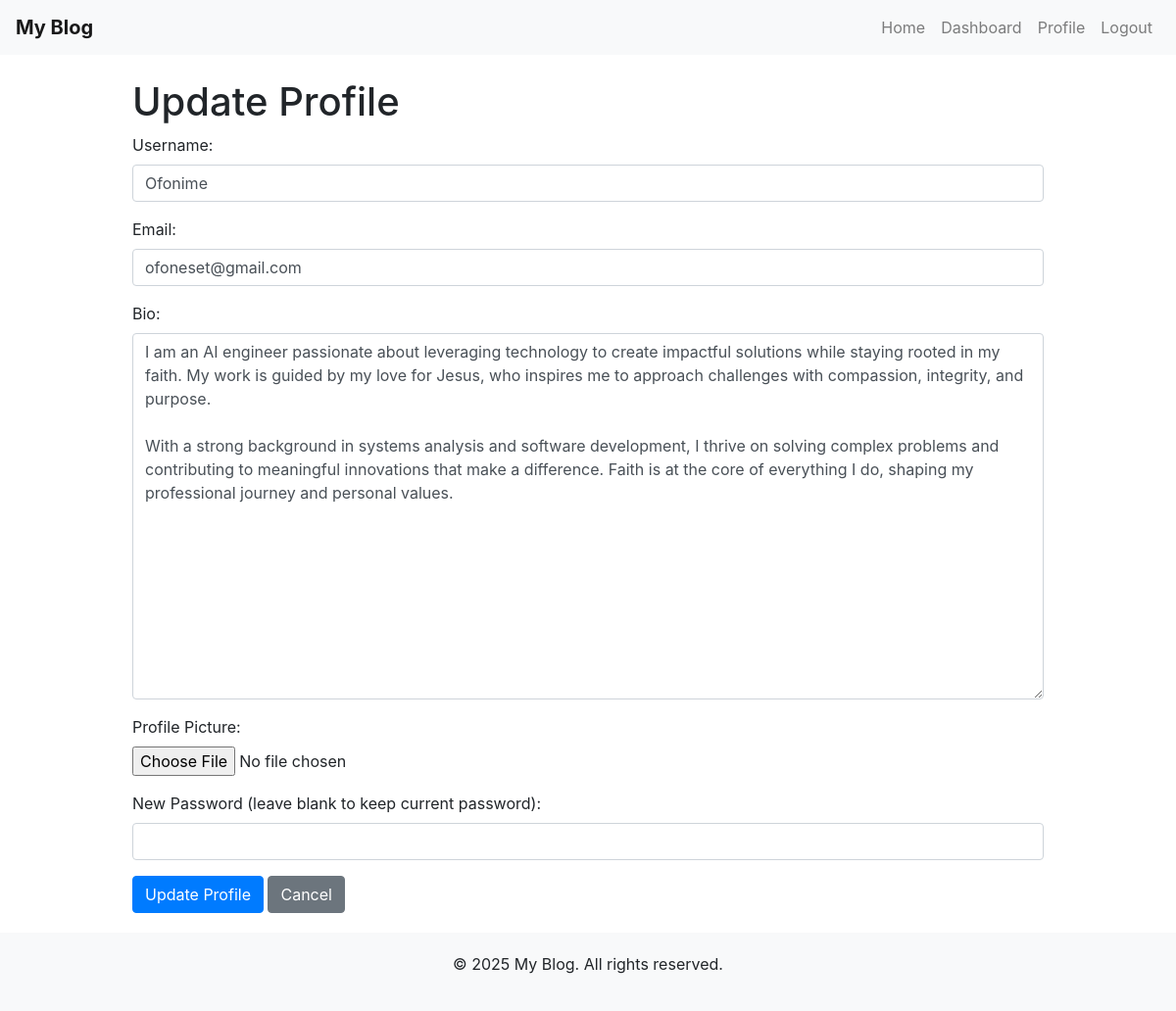
The app's page /update_profile (signed in) with its own data.
### app.py (models this page shows)
class User(db.Model):
    id = db.Column(db.Integer, primary_key=True)
    username = db.Column(db.String(150), unique=True, nullable=False)
    password = db.Column(db.String(200), nullable=False)
    email = db.Column(db.String(150), unique=True, nullable=False)
    bio = db.Column(db.Text, nullable=True)
    profile_picture = db.Column(db.String(200), nullable=True)
    role = db.Column(db.String(50), nullable=False, default='user')  # 'admin' or 'user'

### app.py (the view, shortened to what this page needs)
@app.route('/update_profile', methods=['GET', 'POST'])
def update_profile():
    if not session.get('logged_in'):
        return redirect(url_for('login'))
    user = User.query.get(session['user_id'])
    return render_template('update_profile.html', user=user)

### app.py (called while the page is built)
@app.context_processor
def inject_now():
    return {'current_year': datetime.now().year}

### templates/update_profile.html (shortened to what this page needs)
{% extends "base.html" %}
{% block content %}
<h1>Update Profile</h1>
<form method="POST" enctype="multipart/form-data">
    <div class="form-group">
        <label for="username">Username:</label>
        <input type="text" id="username" name="username" class="form-control" value="{{ user.username }}" required>
    </div>
    <div class="form-group">
        <label for="email">Email:</label>
        <input type="email" id="email" name="email" class="form-control" value="{{ user.email }}" required>
    </div>
    <div class="form-group">
        <label for="bio">Bio:</label>
        <textarea id="bio" name="bio" rows="15" class="form-control">{{ user.bio }}</textarea>
    </div>
    <div class="form-group">
        <label for="profile_picture">Profile Picture:</label>
        <input type="file" id="profile_picture" name="profile_picture" class="form-control-file">
    </div>
    <div class="form-group">
        <label for="password">New Password (leave blank to keep current password):</label>
        <input type="password" id="password" name="password" class="form-control">
    </div>
    <button type="submit" class="btn btn-primary">Update Profile</button>
    <a href="{{ url_for('profile') }}" class="btn btn-secondary">Cancel</a>
</form>
{% endblock %}

### templates/base.html (style rules this page uses)
body { padding-top: 56px; }

### records on screen
User: username "Ofonime", email "ofoneset@gmail.com", bio "I am an AI engineer passionate about leveraging technology to create impactful solutions while staying rooted in my faith. My work is guided by my love for Jesus, who inspires me to approach challenges with compassion, integrity, and purpose. With a strong background in systems analysis and software development, I thrive on solving complex problems and contributing to meaningful innovations that make a difference. Faith is at the core of everything I do, shaping my professional journey and personal values."
